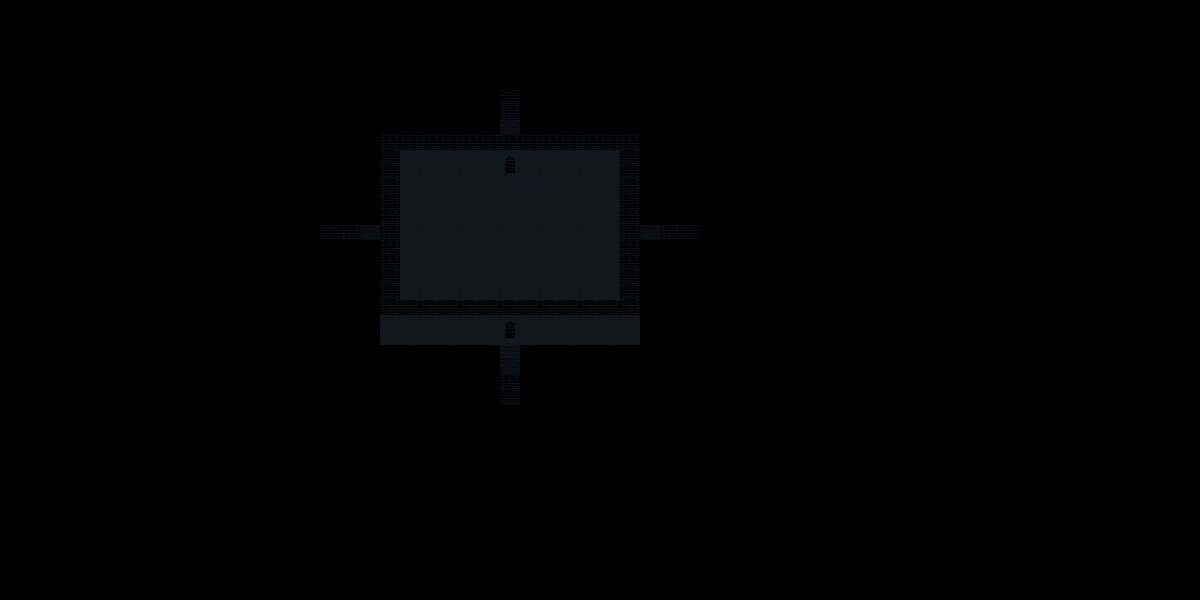

Tiled map render using the project's own tile images. Description and the whole map definition, tile-layer contents included, below:
An orthogonal 60x40 tile map with 20x15 px tiles, 1 tile layer (Tile Layer 1).

<map version="1.9" tiledversion="1.9.0" orientation="orthogonal" renderorder="right-down" width="60" height="40" tilewidth="20" tileheight="15" infinite="0" nextlayerid="2" nextobjectid="1">
 <tileset firstgid="1" source="grotto.tsx" />
 <layer id="1" name="Tile Layer 1" width="60" height="40">
  <data encoding="csv">
0,0,0,0,0,0,0,0,0,0,0,0,0,0,0,0,0,0,0,0,0,0,0,0,0,0,0,0,0,0,0,0,0,0,0,0,0,0,0,0,0,0,0,0,0,0,0,0,0,0,0,0,0,0,0,0,0,0,0,0,
0,0,0,0,0,0,0,0,0,0,0,0,0,0,0,0,0,0,0,0,0,0,0,0,0,0,0,0,0,0,0,0,0,0,0,0,0,0,0,0,0,0,0,0,0,0,0,0,0,0,0,0,0,0,0,0,0,0,0,0,
0,0,0,0,0,0,0,0,0,0,0,0,0,0,0,0,0,0,0,0,0,0,0,0,0,0,0,0,0,0,0,0,0,0,0,0,0,0,0,0,0,0,0,0,0,0,0,0,0,0,0,0,0,0,0,0,0,0,0,0,
0,0,0,0,0,0,0,0,0,0,0,0,0,0,0,0,0,0,0,0,0,0,0,0,0,0,0,0,0,0,0,0,0,0,0,0,0,0,0,0,0,0,0,0,0,0,0,0,0,0,0,0,0,0,0,0,0,0,0,0,
0,0,0,0,0,0,0,0,0,0,0,0,0,0,0,0,0,0,0,0,0,0,0,0,0,0,0,0,0,0,0,0,0,0,0,0,0,0,0,0,0,0,0,0,0,0,0,0,0,0,0,0,0,0,0,0,0,0,0,0,
0,0,0,0,0,0,0,0,0,0,0,0,0,0,0,0,0,0,0,0,0,0,0,0,0,0,0,0,0,0,0,0,0,0,0,0,0,0,0,0,0,0,0,0,0,0,0,0,0,0,0,0,0,0,0,0,0,0,0,0,
0,0,0,0,0,0,0,0,0,0,0,0,0,0,0,0,0,0,0,0,0,0,0,0,0,8,0,0,0,0,0,0,0,0,0,0,0,0,0,0,0,0,0,0,0,0,0,0,0,0,0,0,0,0,0,0,0,0,0,0,
0,0,0,0,0,0,0,0,0,0,0,0,0,0,0,0,0,0,0,0,0,0,0,0,0,7,0,0,0,0,0,0,0,0,0,0,0,0,0,0,0,0,0,0,0,0,0,0,0,0,0,0,0,0,0,0,0,0,0,0,
0,0,0,0,0,0,0,0,0,0,0,0,0,0,0,0,0,0,0,0,0,0,0,0,0,4,0,0,0,0,0,0,0,0,0,0,0,0,0,0,0,0,0,0,0,0,0,0,0,0,0,0,0,0,0,0,0,0,0,0,
0,0,0,0,0,0,0,0,0,0,0,0,0,0,0,0,0,0,0,7,7,7,7,7,7,7,7,7,7,7,7,7,0,0,0,0,0,0,0,0,0,0,0,0,0,0,0,0,0,0,0,0,0,0,0,0,0,0,0,0,
0,0,0,0,0,0,0,0,0,0,0,0,0,0,0,0,0,0,0,7,1,1,1,1,1,21,1,1,1,1,1,7,0,0,0,0,0,0,0,0,0,0,0,0,0,0,0,0,0,0,0,0,0,0,0,0,0,0,0,0,
0,0,0,0,0,0,0,0,0,0,0,0,0,0,0,0,0,0,0,7,1,1,1,1,1,22,1,1,1,1,1,7,0,0,0,0,0,0,0,0,0,0,0,0,0,0,0,0,0,0,0,0,0,0,0,0,0,0,0,0,
0,0,0,0,0,0,0,0,0,0,0,0,0,0,0,0,0,0,0,7,1,1,1,1,1,1,1,1,1,1,1,7,30,0,0,0,0,0,0,0,0,0,0,0,0,0,0,0,0,0,0,0,0,0,0,0,0,0,0,0,
0,0,0,0,0,0,0,0,0,0,0,0,0,0,0,0,0,0,0,7,1,1,1,1,1,1,1,1,1,1,1,7,30,0,0,0,0,0,0,0,0,0,0,0,0,0,0,0,0,0,0,0,0,0,0,0,0,0,0,0,
0,0,0,0,0,0,0,0,0,0,0,0,0,0,0,0,0,0,0,7,1,1,1,1,1,1,1,1,1,1,1,7,30,0,0,0,0,0,0,0,0,0,0,0,0,0,0,0,0,0,0,0,0,0,0,0,0,0,0,0,
0,0,0,0,0,0,0,0,0,0,0,0,0,0,0,0,8,7,4,7,1,1,1,1,1,1,1,1,1,1,1,7,4,7,8,30,0,0,0,0,0,0,0,0,0,0,0,0,0,0,0,0,0,0,0,0,0,0,0,0,
0,0,0,0,0,0,0,0,0,0,0,0,0,0,0,0,0,0,0,7,1,1,1,1,1,1,1,1,1,1,1,7,30,0,0,0,0,0,0,0,0,0,0,0,0,0,0,0,0,0,0,0,0,0,0,0,0,0,0,0,
0,0,0,0,0,0,0,0,0,0,0,0,0,0,0,0,0,0,0,7,1,1,1,1,1,1,1,1,1,1,1,7,30,0,0,0,0,0,0,0,0,0,0,0,0,0,0,0,0,0,0,0,0,0,0,0,0,0,0,0,
0,0,0,0,0,0,0,0,0,0,0,0,0,0,0,0,0,0,0,7,1,1,1,1,1,1,1,1,1,1,1,7,0,0,0,0,0,0,0,0,0,0,0,0,0,0,0,0,0,0,0,0,0,0,0,0,0,0,0,0,
0,0,0,0,0,0,0,0,0,0,0,0,0,0,0,0,0,0,0,7,1,1,1,1,1,1,1,1,1,1,1,7,0,0,0,0,0,0,0,0,0,0,0,0,0,0,0,0,0,0,0,0,0,0,0,0,0,0,0,0,
0,0,0,0,0,0,0,0,0,0,0,0,0,0,0,0,0,0,0,7,7,7,7,7,7,7,7,7,7,7,7,7,0,0,0,0,0,0,0,0,0,0,0,0,0,0,0,0,0,0,0,0,0,0,0,0,0,0,0,0,
0,0,0,0,0,0,0,0,0,0,0,0,0,0,0,0,0,0,0,1,1,1,1,1,1,21,1,1,1,1,1,1,0,0,0,0,0,0,0,0,0,0,0,0,0,0,0,0,0,0,0,0,0,0,0,0,0,0,0,0,
0,0,0,0,0,0,0,0,0,0,0,0,0,0,0,0,0,0,0,1,1,1,1,1,1,22,1,1,1,1,1,1,0,0,0,0,0,0,0,0,0,0,0,0,0,0,0,0,0,0,0,0,0,0,0,0,0,0,0,0,
0,0,0,0,0,0,0,0,0,0,0,0,0,0,0,0,0,0,0,0,0,0,0,0,0,3,0,0,0,0,0,0,0,0,0,0,0,0,0,0,0,0,0,0,0,0,0,0,0,0,0,0,0,0,0,0,0,0,0,0,
0,0,0,0,0,0,0,0,0,0,0,0,0,0,0,0,0,0,0,0,0,0,0,0,0,4,0,0,0,0,0,0,0,0,0,0,0,0,0,0,0,0,0,0,0,0,0,0,0,0,0,0,0,0,0,0,0,0,0,0,
0,0,0,0,0,0,0,0,0,0,0,0,0,0,0,0,0,0,0,0,0,0,0,0,0,7,0,0,0,0,0,0,0,0,0,0,0,0,0,0,0,0,0,0,0,0,0,0,0,0,0,0,0,0,0,0,0,0,0,0,
0,0,0,0,0,0,0,0,0,0,0,0,0,0,0,0,0,0,0,0,0,0,0,0,0,8,0,0,0,0,0,0,0,0,0,0,0,0,0,0,0,0,0,0,0,0,0,0,0,0,0,0,0,0,0,0,0,0,0,0,
0,0,0,0,0,0,0,0,0,0,0,0,0,0,0,0,0,0,0,0,0,0,0,0,0,0,0,0,0,0,0,0,0,0,0,0,0,0,0,0,0,0,0,0,0,0,0,0,0,0,0,0,0,0,0,0,0,0,0,0,
0,0,0,0,0,0,0,0,0,0,0,0,0,0,0,0,0,0,0,0,0,0,0,0,0,0,0,0,0,0,0,0,0,0,0,0,0,0,0,0,0,0,0,0,0,0,0,0,0,0,0,0,0,0,0,0,0,0,0,0,
0,0,0,0,0,0,0,0,0,0,0,0,0,0,0,0,0,0,0,0,0,0,0,0,0,0,0,0,0,0,0,0,0,0,0,0,0,0,0,0,0,0,0,0,0,0,0,0,0,0,0,0,0,0,0,0,0,0,0,0,
0,0,0,0,0,0,0,0,0,0,0,0,0,0,0,0,0,0,0,0,0,0,0,0,0,0,0,0,0,0,0,0,0,0,0,0,0,0,0,0,0,0,0,0,0,0,0,0,0,0,0,0,0,0,0,0,0,0,0,0,
0,0,0,0,0,0,0,0,0,0,0,0,0,0,0,0,0,0,0,0,0,0,0,0,0,0,0,0,0,0,0,0,0,0,0,0,0,0,0,0,0,0,0,0,0,0,0,0,0,0,0,0,0,0,0,0,0,0,0,0,
0,0,0,0,0,0,0,0,0,0,0,0,0,0,0,0,0,0,0,0,0,0,0,0,0,0,0,0,0,0,0,0,0,0,0,0,0,0,0,0,0,0,0,0,0,0,0,0,0,0,0,0,0,0,0,0,0,0,0,0,
0,0,0,0,0,0,0,0,0,0,0,0,0,0,0,0,0,0,0,0,0,0,0,0,0,0,0,0,0,0,0,0,0,0,0,0,0,0,0,0,0,0,0,0,0,0,0,0,0,0,0,0,0,0,0,0,0,0,0,0,
0,0,0,0,0,0,0,0,0,0,0,0,0,0,0,0,0,0,0,0,0,0,0,0,0,0,0,0,0,0,0,0,0,0,0,0,0,0,0,0,0,0,0,0,0,0,0,0,0,0,0,0,0,0,0,0,0,0,0,0,
0,0,0,0,0,0,0,0,0,0,0,0,0,0,0,0,0,0,0,0,0,0,0,0,0,0,0,0,0,0,0,0,0,0,0,0,0,0,0,0,0,0,0,0,0,0,0,0,0,0,0,0,0,0,0,0,0,0,0,0,
0,0,0,0,0,0,0,0,0,0,0,0,0,0,0,0,0,0,0,0,0,0,0,0,0,0,0,0,0,0,0,0,0,0,0,0,0,0,0,0,0,0,0,0,0,0,0,0,0,0,0,0,0,0,0,0,0,0,0,0,
0,0,0,0,0,0,0,0,0,0,0,0,0,0,0,0,0,0,0,0,0,0,0,0,0,0,0,0,0,0,0,0,0,0,0,0,0,0,0,0,0,0,0,0,0,0,0,0,0,0,0,0,0,0,0,0,0,0,0,0,
0,0,0,0,0,0,0,0,0,0,0,0,0,0,0,0,0,0,0,0,0,0,0,0,0,0,0,0,0,0,0,0,0,0,0,0,0,0,0,0,0,0,0,0,0,0,0,0,0,0,0,0,0,0,0,0,0,0,0,0,
0,0,0,0,0,0,0,0,0,0,0,0,0,0,0,0,0,0,0,0,0,0,0,0,0,0,0,0,0,0,0,0,0,0,0,0,0,0,0,0,0,0,0,0,0,0,0,0,0,0,0,0,0,0,0,0,0,0,0,0
</data>
 </layer>
</map>
